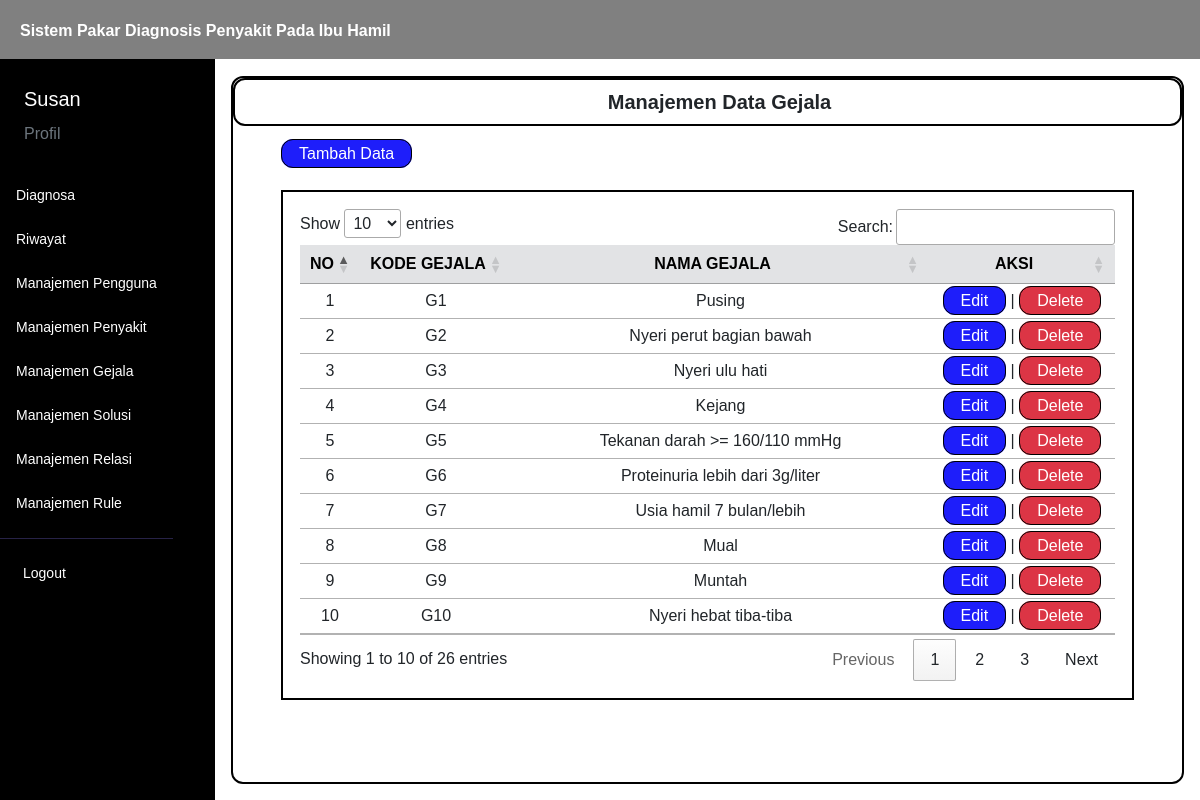
The app's page /menu/manaj_gejala.php (signed in) with its own data.
### tables this page shows
CREATE TABLE `user` (
  `iduser` int(11) NOT NULL,
  `username` varchar(50) NOT NULL,
  `password` varchar(100) NOT NULL,
  `nama` varchar(50) NOT NULL,
  `email` varchar(50) NOT NULL,
  `level` varchar(40) NOT NULL
);

CREATE TABLE `gejala` (
  `idgejala` int(11) NOT NULL,
  `kode_gejala` varchar(45) NOT NULL,
  `nama_gejala` text NOT NULL
);

### controller/main.php (called while the page is built, shortened)
<?php
$conn = mysqli_connect("localhost", "root", "", "kehamilan");
function query($query)
{
    global $conn;
    $result = mysqli_query($conn, $query);
    $rows = [];
    while ($row = mysqli_fetch_assoc($result)) {
        $rows[] = $row;
    }
    return $rows;
}
function generateRandomKey()
{
    $keyLength = 32;
    $randomBytes = openssl_random_pseudo_bytes($keyLength, $strong);
    if (!$strong) {
        $randomBytes = random_bytes($keyLength);
    }
    return base64_encode($randomBytes);
}
function enkripsi($kata)
{
    $key = generateRandomKey();
    $string = openssl_encrypt($kata, 'AES-256-CBC', $key, 0, substr($key, 0, 16));
    $hasilEnkripsi = base64_encode($key . $string);
    return $hasilEnkripsi;
}
function dekripsi($kata)
{
    $string = base64_decode($kata);
    $key = substr($string, 0, 44);
    $enkripsi = substr($string, 44);
    $hasil = openssl_decrypt($enkripsi, 'AES-256-CBC', $key, 0, substr($key, 0, 16));
    return $hasil;
}
function cari_user() {
    $id = dekripsi($_COOKIE['SPKehamilan']);
    $user = query("SELECT * FROM user WHERE iduser = $id")[0];
    return $user;
}
function validasi_admin()
{
    $id = dekripsi($_COOKIE['SPKehamilan']);
    $cek = query("SELECT * FROM user WHERE iduser = $id")[0];
}
?>

### menu/manaj_gejala.php (the view, shortened to what this page needs)
<?php
$gejala = query("SELECT * FROM gejala ORDER BY CAST(SUBSTRING(kode_gejala, 2) AS UNSIGNED)");
?>
<html lang="en">
<head>
    <link href="https://cdn.jsdelivr.net/npm/bootstrap@5.3.0/dist/css/bootstrap.min.css" rel="stylesheet"
>
    <link rel="stylesheet" href="https://cdn.datatables.net/1.13.4/css/jquery.dataTables.min.css">
    <link rel="stylesheet" href="../style.css">
</head>
<body>
    <div class="content">
        <?php
        require_once('../navbar/navbar.php');
        ?>
        <div class="main-container m-0">
            <div class="d-flex">
                <?php
                require_once('../navbar/sidebar.php');
                ?>
                <div class="contents px-3 py-3">
                    <div class="box">
                        <div class="box1">
                            <h5 class="text-dark text-center mb-0 ms-4 fw-bold">
                                Manajemen Data Gejala
                            </h5>
                        </div>
                        <div class="ms-5 mt-3">
                            <a href="../insert/gejala.php">Tambah Data</a>
                        </div>
                        <div class="tabel mt-4 mx-5">
                            <table id="example" class="table table-hover text-center">
                                <thead>
                                    <tr class="table-secondary">
                                        <th class="text-center" scope="col">NO</th>
                                        <th class="text-center" scope="col">KODE GEJALA</th>
                                        <th class="text-center" scope="col">NAMA GEJALA</th>
                                        <th class="text-center" scope="col" style="width: 150px;">AKSI</th>
                                    </tr>
                                </thead>
                                <tbody>
                                    <?php
                                    $i = 1;
                                    foreach ($gejala as $gej):
                                        ?>
                                        <tr>
                                            <td>
                                                <?= $i; ?>
                                            </td>
                                            <td>
                                                <?= $gej['kode_gejala']; ?>
                                            </td>
                                            <td class="truncate">
                                                <?php
                                                $deskripsi_terbatas = substr($gej['nama_gejala'], 0, 50);
                                                echo $deskripsi_terbatas;
                                                ?>
                                            </td>
                                            <td>
                                                <a href="../edit/gejala.php?id=<?= enkripsi($gej['idgejala']); ?>">Edit</a>
                                                | <a href="#" class="delete bg-danger" id="delete"
                                                    onclick="confirmDelete(<?= $gej['idgejala']; ?>)">Delete</a>
                                            </td>
                                        </tr>
                                        <?php
                                        $i++;
                                    endforeach;
                                    ?>
                                </tbody>
                            </table>
                        </div>
                    </div>
                </div>
            </div>
        </div>
    </div>
</body>
</html>

### navbar/sidebar.php (shortened to what this page needs)
<?php
validasi_admin();
?>
<div class="sidebar" id="side_nav">
    <div class="content-side">
        <div class="profil pt-4">
            <span class="text-white ms-4 fs-5">
                <?= $user['nama']; ?>
            </span>
            <div class="ms-4 mt-2">
                <a class="text-decoration-none text-secondary" href="../menu/profil.php">Profil</a>
            </div>
        </div>
        <div class="">
            <ul class="list-unstyled pt-4 fw-medium">
                <li class="">
                    <a href="../diagnosa" class="text-decoration-none d-block">
                        <span>Diagnosa</span>
                    </a>
                </li>
                <li class="">
                    <a href="../menu/riwayat.php" class="text-decoration-none d-block">
                        <span>Riwayat</span>
                    </a>
                </li>
                <li class="">
                    <a href="../menu/manaj_pengguna.php" class="text-decoration-none d-block">
                        <span>Manajemen Pengguna</span>
                    </a>
                </li>
                <li class="">
                    <a href="../menu/manaj_penyakit.php" class="text-decoration-none d-block">
                        <span>Manajemen Penyakit</span>
                    </a>
                </li>
                <li class="">
                    <a href="../menu/manaj_gejala.php" class="text-decoration-none d-block">
                        <span>Manajemen Gejala</span>
                    </a>
                </li>
                <li class="">
                    <a href="../menu/manaj_solusi.php" class="text-decoration-none d-block">
                        <span>Manajemen Solusi</span>
                    </a>
                </li>
                <li class="">
                    <a href="../menu/manaj_relasi.php" class="text-decoration-none d-block">
                        <span>Manajemen Relasi</span>
                    </a>
                </li>
                <li class="">
                    <a href="../menu/manaj_rule.php" class="text-decoration-none d-block">
                        <span>Manajemen Rule</span>
                    </a>
                </li>
            </ul>
        </div>
        <hr class="hr-color">
        <ul class="list-unstyled fw-medium pb-5">
            <li>
                <a href="../logout.php" class="text-decoration-none d-block">
                    <span>Logout</span>
                </a>
            </li>
        </ul>
    </div>
</div>

### style.css (style rules this page uses)
* { font-family: "Chakra Petch", sans-serif; }
body { background: white; margin: 0; padding: 0; border: 0; }
.content { min-height: 100vh; width: 100%; }
.sidebar { background: black; min-width: 215px; max-width: 215px; transition: all ease-in 0.3s; min-height: 100vh; }
hr.hr-color { color: #272247; opacity: 1; }
.sidebar ul { padding: 0 11px; }
.sidebar li { margin: 7px 0; }
.sidebar li a { color: white; padding: 8px 5px; font-size: 14px; margin-left: 0; }
.content-side { position: fixed; margin-top: 60px; }
.contents { width: 100%; margin-top: 60px; }
.content .contents a { border: solid black 1px; border-radius: 12px; padding: 5px 17px; background: rgb(30, 30, 250); color: #ffffff; text-decoration: none; }
.content .contents .delete { border: solid black 1px; border-radius: 12px; padding: 5px 17px; background: rgb(250, 30, 30); color: #ffffff; text-decoration: none; }
.tabel { border: solid black 2px; padding: 17px; }
.contents .tabel table thead { background-color: #272247; }
.box { border: black solid 2px; border-radius: 12px; height: 100%; }
.box1 { border: black solid 2px; border-radius: 12px; padding: 10px; }

### records on screen
user: nama "Susan"
gejala: kode_gejala "G1", nama_gejala "Pusing"
gejala: kode_gejala "G2", nama_gejala "Nyeri perut bagian bawah"
gejala: kode_gejala "G3", nama_gejala "Nyeri ulu hati"
gejala: kode_gejala "G4", nama_gejala "Kejang"
gejala: kode_gejala "G5", nama_gejala "Tekanan darah >= 160/110 mmHg"
gejala: kode_gejala "G6", nama_gejala "Proteinuria lebih dari 3g/liter"
gejala: kode_gejala "G7", nama_gejala "Usia hamil 7 bulan/lebih"
gejala: kode_gejala "G8", nama_gejala "Mual"
gejala: kode_gejala "G9", nama_gejala "Muntah"
gejala: kode_gejala "G10", nama_gejala "Nyeri hebat tiba-tiba"
